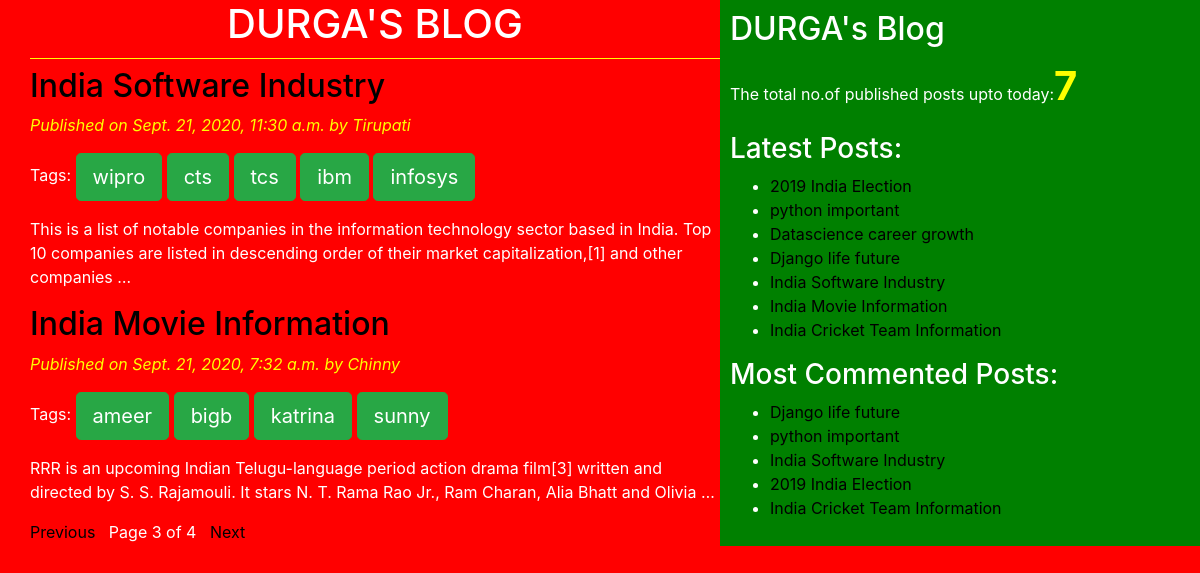
/?page=3, run on the app's committed database.
### blogapp/models.py (models this page shows, shortened)
class Post(models.Model):
    STATUS_CHOICES=(('draft','Draft'),('published','Published'))
    title=models.CharField(max_length=256)
    slug=models.SlugField(max_length=264,unique_for_date='publish')
    author=models.ForeignKey(User,on_delete=models.CASCADE)
    body=models.TextField()
    publish=models.DateTimeField(default=timezone.now)
    created=models.DateTimeField(auto_now_add=True)
    updated=models.DateTimeField(auto_now=True)
    status=models.CharField(max_length=10,choices=STATUS_CHOICES,default='draft')
    objects=CustomManager()
    tags=TaggableManager()
    class Meta:
        ordering=('-publish',)  #descending ordering
    def get_absolute_url(self):
        return reverse('post_detail',args=[self.publish.year,self.publish.strftime('%m'),self.publish.strftime('%d'),self.slug])

### blogapp/views.py (the view)
# urls.py: path('', views.post_list_view),
def post_list_view(request,tag_slug=None):
    post_list=Post.objects.all()
    tag=None
    if tag_slug:
        tag=get_object_or_404(Tag,slug=tag_slug)
        post_list=post_list.filter(tags__in=[tag])
    paginator=Paginator(post_list,2)
    page_number=request.GET.get('page')
    try:
        post_list=paginator.page(page_number)
    except PageNotAnInteger:
        post_list=paginator.page(1)
    except EmptyPage:
        post_list=paginator.page(paginator.num_pages)
    return render(request,'blogapp/post_list.html',{'post_list':post_list,'tag':tag})

### blogapp/models.py (called while the page is built)
    def get_queryset(self):
        return super().get_queryset().filter(status='published')

### blogapp/templatetags/blog_tags.py (called while the page is built)
@register.simple_tag(name='my_tag')
def total_posts():
    return Post.objects.count()

@register.inclusion_tag('blogapp/latest_posts123.html')
def show_latest_posts(count=3):
    latest_posts=Post.objects.order_by('-publish')[:count]
    return {'latest_posts':latest_posts}

@register.simple_tag
def get_most_commented_posts(count=5):
    return Post.objects.annotate(total_comments=Count('comments')).order_by('-total_comments')[:count]

### templates/blogapp/post_list.html (shortened to what this page needs)
<!DOCTYPE html>
{% extends "blogapp/base.html" %}
        {% block content_block %}
           <h1>DURGA'S BLOG</h1>
           {% for post in post_list %}
           <a href="{{post.get_absolute_url}}"><h2>{{post.title}}</h2></a>
            <p id='date' > Published on {{post.publish}} by {{post.author|title}}</p>
            <p> Tags:
              {% for tag in post.tags.all %}
                    <a href="{%url 'post_list_by_tag_name' tag.slug %}" class='btn btn-lg btn-success'  >{{tag.name}}</a>
              {% endfor %}
            </p>
              {{post.body|truncatewords:30|linebreaks}}
           {% endfor %}
            {% include 'blogapp/pagination.html' with page=post_list %}
       {% endblock %}

### templates/blogapp/base.html (shortened to what this page needs)
<!DOCTYPE html>
{% load blog_tags %}
{% load static %}
<html lang="en" dir="ltr">
  <head>
    <link rel="stylesheet" href="https://stackpath.bootstrapcdn.com/bootstrap/4.5.2/css/bootstrap.min.css">
    <link rel="stylesheet" href="{% static "css/blog2.css" %}">
  </head>
  <body>
    <div class="content">
      {% block content_block %}
      {% endblock %}
    </div>
    <div class="sidebar">
      <h2>DURGA's Blog</h2>
      <p>The total no.of published posts upto today:<span id='pcount'>{% my_tag %} </span> </p>
       <h3>Latest Posts:</h3>{% show_latest_posts 100 %}
        <h3>Most Commented Posts:</h3>
        {% get_most_commented_posts as most_commented_posts %}
        <ul>
              {% for post in most_commented_posts %}
              <li><a href="{{post.get_absolute_url}}">{{post.title}}</a></li>
              {% endfor %}
        </ul>
    </div>
  </body>
</html>

### templates/blogapp/latest_posts123.html
<ul>
  {% for post in latest_posts %}
  <li><a href="{{post.get_absolute_url}}">{{post.title}}</a>
</li>
  {% endfor %}
</ul>

### static/css/blog2.css (style rules this page uses)
.content { width: 60% ; float: left; padding: 0 0 0 30px; height: 100%; }
.sidebar { width: 40%; float: right; padding: 10px; background: green; height: 100%; }
h1 { text-align: center; border-bottom: 1px solid yellow; padding-bottom: 10px; }
body { color: white; background: red; }
#date { color: yellow; font-style: italic; }
a { color: black; }
#pcount { font-size: 40px; color: yellow; font-weight: bold; }

### data on the page
Post: title "India Software Industry", publish "Sept. 21, 2020, 11:30 a.m.", author "Tirupati", body "This is a list of notable companies in the information technology sector based in India. Top 10 companies are listed in descending order of their market capitalization,[1] and other companies …"
Tag: name "wipro"
Tag: name "cts"
Tag: name "tcs"
Tag: name "ibm"
Tag: name "infosys"
Post: title "India Movie Information", publish "Sept. 21, 2020, 7:32 a.m.", author "Chinny", body "RRR is an upcoming Indian Telugu-language period action drama film[3] written and directed by S. S. Rajamouli. It stars N. T. Rama Rao Jr., Ram Charan, Alia Bhatt and Olivia …"
Tag: name "ameer"
Tag: name "bigb"
Tag: name "katrina"
Tag: name "sunny"
Post: title "2019 India Election"
Post: title "python important"
Post: title "Datascience career growth"
Post: title "Django life future"
Post: title "India Cricket Team Information"

### other printed values
{{ page.number }} "3"
{{ page.paginator.num_pages }} "4"
